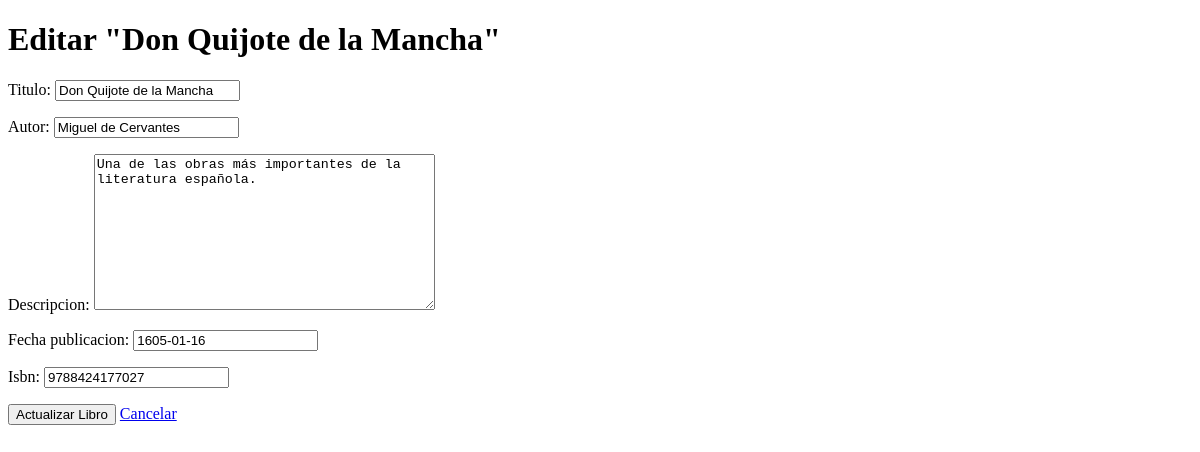
Before: /libros/1/editar/ with the older database file.
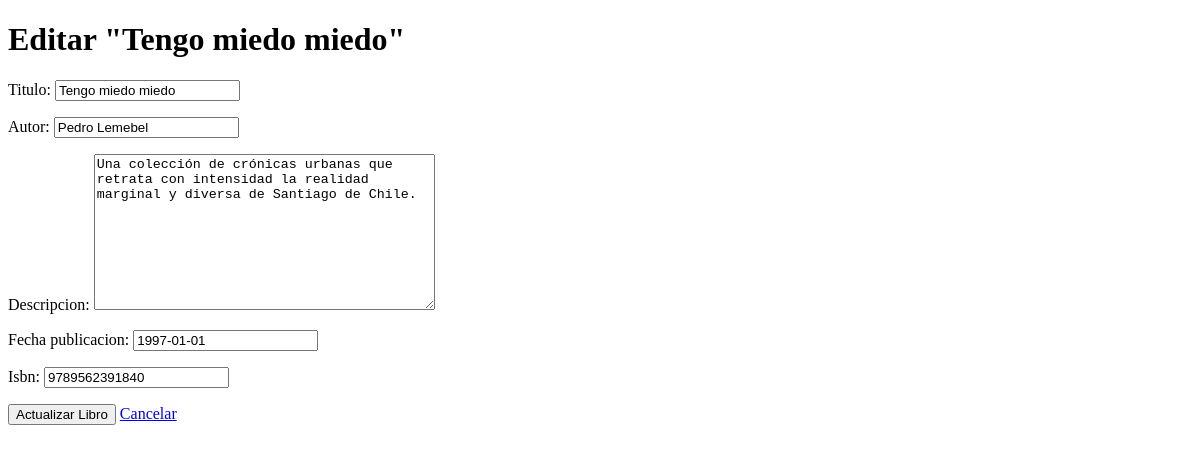
After: the same page with the newer database file.
### sistema_libros/models.py (models this page shows, shortened)
class Libro(models.Model):
    titulo = models.CharField(max_length=200)
    autor = models.CharField(max_length=100)
    descripcion = models.TextField()
    fecha_publicacion = models.DateField()
    isbn = models.CharField(max_length=13, unique=True)

### sistema_libros/views.py (the view)
# urls.py: path('<int:libro_id>/editar/', views.editar_libro, name='editar_libro'),
def editar_libro(request, libro_id):
    libro = get_object_or_404(Libro, pk=libro_id)
    if request.method == 'POST':
        form = LibroForm(request.POST, instance=libro)
        if form.is_valid():
            form.save()
            return redirect('detalle_libro', libro_id=libro.id)
    else:
        form = LibroForm(instance=libro)
    return render(request, 'libros/editar_libro.html', {'form': form, 'libro': libro})

### sistema_libros/forms.py
class LibroForm(forms.ModelForm):
    class Meta:
        model = Libro
        fields = ['titulo', 'autor', 'descripcion', 'fecha_publicacion', 'isbn']

### templates/libros/editar_libro.html (shortened to what this page needs)
<!DOCTYPE html>
<html>
<head>
</head>
<body>
    <h1>Editar "{{ libro.titulo }}"</h1>
    <form method="post">
        {{ form.as_p }}
        <button type="submit">Actualizar Libro</button>
        <a href="{% url 'detalle_libro' libro.id %}">Cancelar</a>
    </form>
</body>
</html>

Changed rows visible on the page:
changed Libro: titulo "Don Quijote de la Mancha" → "Tengo miedo miedo"; autor "Miguel de Cervantes" → "Pedro Lemebel"; descripcion "Una de las obras más importantes de la literatura española." → "Una colección de crónicas urbanas que retrata con intensidad la realidad marginal y diversa de Santiago de Chile."; fecha_publicacion "1605-01-16" → "1997-01-01"; isbn "9788424177027" → "9789562391840"
